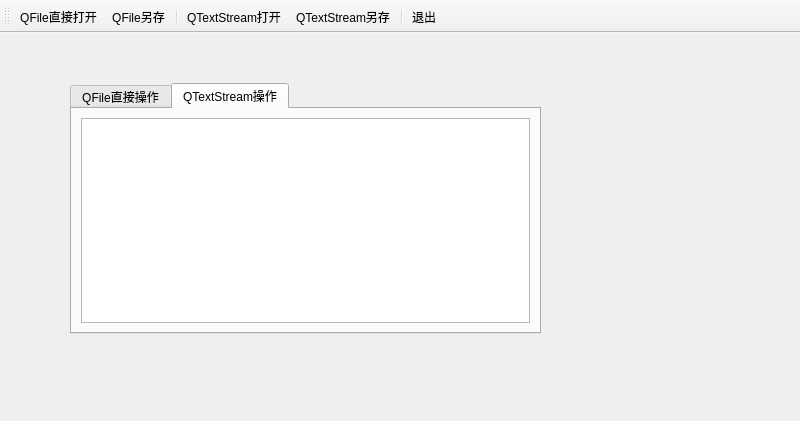
<?xml version="1.0" encoding="UTF-8"?>
<ui version="4.0">
 <class>MainWindow</class>
 <widget class="QMainWindow" name="MainWindow">
  <property name="geometry">
   <rect>
    <x>0</x>
    <y>0</y>
    <width>800</width>
    <height>421</height>
   </rect>
  </property>
  <property name="windowTitle">
   <string>MainWindow</string>
  </property>
  <widget class="QWidget" name="centralwidget">
   <widget class="QTabWidget" name="tabWidget">
    <property name="geometry">
     <rect>
      <x>70</x>
      <y>50</y>
      <width>471</width>
      <height>251</height>
     </rect>
    </property>
    <property name="currentIndex">
     <number>1</number>
    </property>
    <widget class="QWidget" name="tab">
     <attribute name="title">
      <string>QFile直接操作</string>
     </attribute>
     <layout class="QVBoxLayout" name="verticalLayout">
      <item>
       <widget class="QPlainTextEdit" name="plainTextEditIODevice"/>
      </item>
     </layout>
    </widget>
    <widget class="QWidget" name="tab_2">
     <attribute name="title">
      <string>QTextStream操作</string>
     </attribute>
     <layout class="QVBoxLayout" name="verticalLayout_2">
      <item>
       <widget class="QPlainTextEdit" name="plainTextEditTextStream">
        <property name="palette">
         <palette>
          <active>
           <colorrole role="WindowText">
            <brush brushstyle="SolidPattern">
             <color alpha="255">
              <red>85</red>
              <green>255</green>
              <blue>0</blue>
             </color>
            </brush>
           </colorrole>
           <colorrole role="Text">
            <brush brushstyle="SolidPattern">
             <color alpha="255">
              <red>85</red>
              <green>255</green>
              <blue>0</blue>
             </color>
            </brush>
           </colorrole>
           <colorrole role="PlaceholderText">
            <brush brushstyle="SolidPattern">
             <color alpha="128">
              <red>85</red>
              <green>255</green>
              <blue>0</blue>
             </color>
            </brush>
           </colorrole>
          </active>
          <inactive>
           <colorrole role="WindowText">
            <brush brushstyle="SolidPattern">
             <color alpha="255">
              <red>85</red>
              <green>255</green>
              <blue>0</blue>
             </color>
            </brush>
           </colorrole>
           <colorrole role="Text">
            <brush brushstyle="SolidPattern">
             <color alpha="255">
              <red>85</red>
              <green>255</green>
              <blue>0</blue>
             </color>
            </brush>
           </colorrole>
           <colorrole role="PlaceholderText">
            <brush brushstyle="SolidPattern">
             <color alpha="128">
              <red>85</red>
              <green>255</green>
              <blue>0</blue>
             </color>
            </brush>
           </colorrole>
          </inactive>
          <disabled>
           <colorrole role="WindowText">
            <brush brushstyle="SolidPattern">
             <color alpha="255">
              <red>120</red>
              <green>120</green>
              <blue>120</blue>
             </color>
            </brush>
           </colorrole>
           <colorrole role="Text">
            <brush brushstyle="SolidPattern">
             <color alpha="255">
              <red>120</red>
              <green>120</green>
              <blue>120</blue>
             </color>
            </brush>
           </colorrole>
           <colorrole role="PlaceholderText">
            <brush brushstyle="SolidPattern">
             <color alpha="128">
              <red>0</red>
              <green>0</green>
              <blue>0</blue>
             </color>
            </brush>
           </colorrole>
          </disabled>
         </palette>
        </property>
       </widget>
      </item>
     </layout>
    </widget>
   </widget>
  </widget>
  <widget class="QMenuBar" name="menubar">
   <property name="geometry">
    <rect>
     <x>0</x>
     <y>0</y>
     <width>800</width>
     <height>26</height>
    </rect>
   </property>
  </widget>
  <widget class="QToolBar" name="toolBar">
   <property name="windowTitle">
    <string>toolBar</string>
   </property>
   <property name="toolButtonStyle">
    <enum>Qt::ToolButtonTextUnderIcon</enum>
   </property>
   <attribute name="toolBarArea">
    <enum>TopToolBarArea</enum>
   </attribute>
   <attribute name="toolBarBreak">
    <bool>false</bool>
   </attribute>
   <addaction name="actOpen_IODevice"/>
   <addaction name="actSave_IODevice"/>
   <addaction name="separator"/>
   <addaction name="actOpen_TextStream"/>
   <addaction name="actSave_TextStream"/>
   <addaction name="separator"/>
   <addaction name="actQuit"/>
  </widget>
  <action name="actOpen_IODevice">
   <property name="icon">
    <iconset resource="res.qrc">
     <normaloff>:/images/images/804.bmp</normaloff>:/images/images/804.bmp</iconset>
   </property>
   <property name="text">
    <string>QFile直接打开</string>
   </property>
   <property name="toolTip">
    <string>用QFile直接打开文本文件</string>
   </property>
  </action>
  <action name="actOpen_TextStream">
   <property name="icon">
    <iconset resource="res.qrc">
     <normaloff>:/images/images/122.bmp</normaloff>:/images/images/122.bmp</iconset>
   </property>
   <property name="text">
    <string>QTextStream打开</string>
   </property>
   <property name="toolTip">
    <string>用QtextStream打开文本文件</string>
   </property>
  </action>
  <action name="actQuit">
   <property name="icon">
    <iconset resource="res.qrc">
     <normaloff>:/images/images/132.bmp</normaloff>:/images/images/132.bmp</iconset>
   </property>
   <property name="text">
    <string>退出</string>
   </property>
   <property name="toolTip">
    <string>退出</string>
   </property>
  </action>
  <action name="actSave_IODevice">
   <property name="icon">
    <iconset resource="res.qrc">
     <normaloff>:/images/images/104.bmp</normaloff>:/images/images/104.bmp</iconset>
   </property>
   <property name="text">
    <string>QFile另存</string>
   </property>
   <property name="toolTip">
    <string>用QFile直接另存文件</string>
   </property>
  </action>
  <action name="actSave_TextStream">
   <property name="icon">
    <iconset resource="res.qrc">
     <normaloff>:/images/images/066.GIF</normaloff>:/images/images/066.GIF</iconset>
   </property>
   <property name="text">
    <string>QTextStream另存</string>
   </property>
   <property name="toolTip">
    <string>用QTextStream另存文件</string>
   </property>
  </action>
 </widget>
 <resources>
  <include location="res.qrc"/>
 </resources>
 <connections>
  <connection>
   <sender>actQuit</sender>
   <signal>triggered()</signal>
   <receiver>MainWindow</receiver>
   <slot>close()</slot>
   <hints>
    <hint type="sourcelabel">
     <x>-1</x>
     <y>-1</y>
    </hint>
    <hint type="destinationlabel">
     <x>399</x>
     <y>210</y>
    </hint>
   </hints>
  </connection>
 </connections>
</ui>
